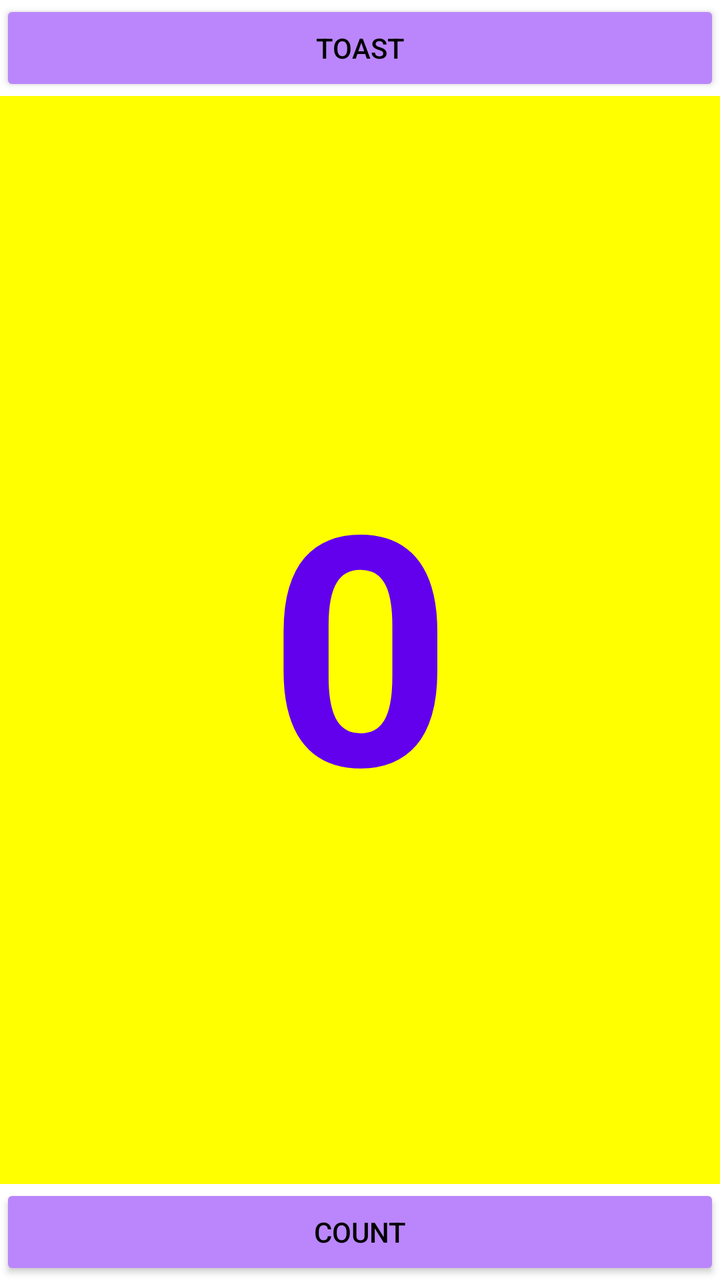
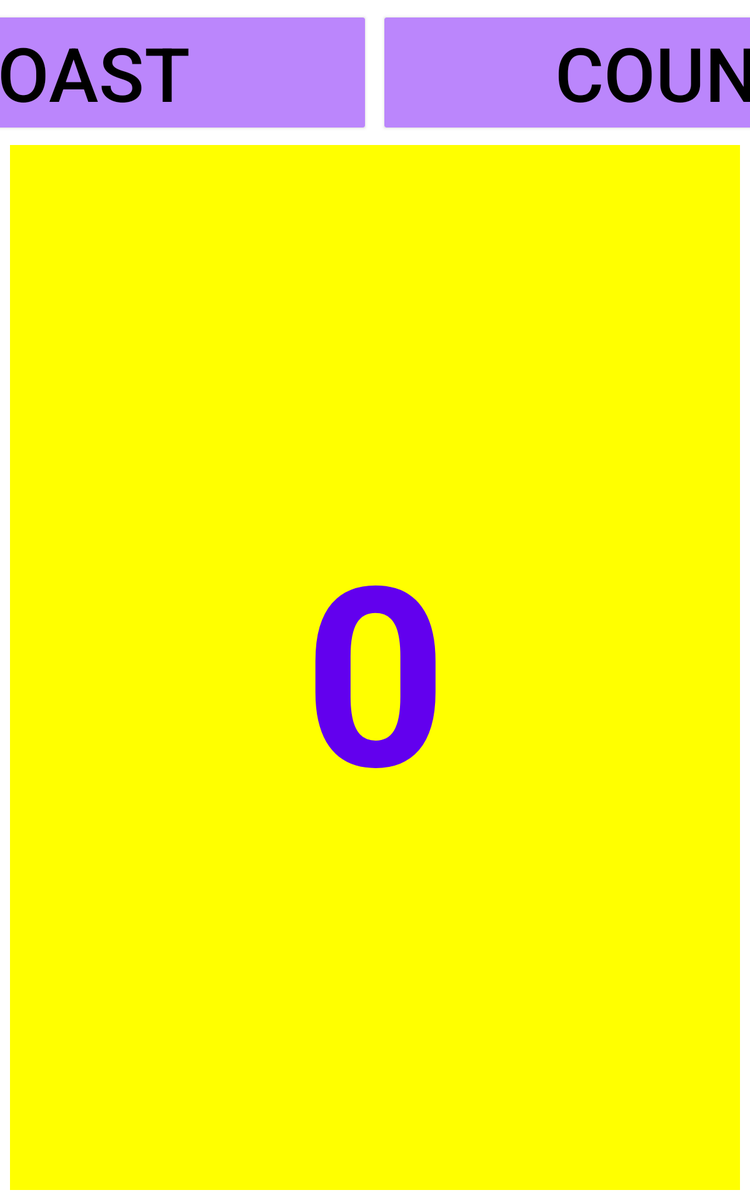

An Android layout and its configuration variant, each rendered on a device that would load it. The default file and the variant file are quoted in full after the pictures.
<!-- AndroidManifest.xml: application theme Theme.Hello_Toast_12B -->
<!-- res/layout/activity_main.xml -->
<?xml version="1.0" encoding="utf-8"?>
<androidx.constraintlayout.widget.ConstraintLayout xmlns:android="http://schemas.android.com/apk/res/android"
    xmlns:app="http://schemas.android.com/apk/res-auto"
    xmlns:tools="http://schemas.android.com/tools"
    android:layout_width="match_parent"
    android:layout_height="match_parent"
    tools:context=".MainActivity">

    <Button
        android:id="@+id/button_toast"
        android:layout_width="0dp"
        android:layout_height="wrap_content"
        android:backgroundTint="@color/purple_200"
        android:text="@string/button_label_toast"
        android:textColor="@android:color/black"
        app:layout_constraintEnd_toEndOf="parent"
        app:layout_constraintStart_toStartOf="parent"
        app:layout_constraintTop_toTopOf="parent"
        android:onClick="showToast"/>

    <Button
        android:id="@+id/button_count"
        android:layout_width="0dp"
        android:layout_height="wrap_content"
        android:backgroundTint="@color/purple_200"
        android:text="@string/button_label_count"
        android:textColor="@android:color/black"
        app:layout_constraintBottom_toBottomOf="parent"
        app:layout_constraintEnd_toEndOf="parent"
        app:layout_constraintStart_toStartOf="parent"
        android:onClick="countUp"/>

    <TextView
        android:id="@+id/show_count"
        android:layout_width="0dp"
        android:layout_height="0dp"
        android:gravity="center"
        android:background="#FFFF00"
        android:text="@string/count_initial_value"
        android:textColor="@color/purple_500"
        android:textSize="160sp"
        android:textStyle="bold"
        app:layout_constraintBottom_toTopOf="@+id/button_count"
        app:layout_constraintEnd_toEndOf="parent"
        app:layout_constraintStart_toStartOf="parent"
        app:layout_constraintTop_toBottomOf="@+id/button_toast" />

</androidx.constraintlayout.widget.ConstraintLayout>
<!-- resources referenced by this layout -->
<resources>
  <string name="button_label_count">Count</string>
  <string name="button_label_toast">Toast</string>
  <string name="count_initial_value">0</string>
  <style name="Theme.Hello_Toast_12B" parent="Theme.MaterialComponents.DayNight.DarkActionBar">
          
          <item name="colorPrimary">@color/purple_500</item>
          <item name="colorPrimaryVariant">@color/purple_700</item>
          <item name="colorOnPrimary">@color/white</item>
          
          <item name="colorSecondary">@color/teal_200</item>
          <item name="colorSecondaryVariant">@color/teal_700</item>
          <item name="colorOnSecondary">@color/black</item>
          
          <item name="android:statusBarColor" tools:targetApi="l">?attr/colorPrimaryVariant</item>
          
      </style>
</resources>
<!-- res/layout-sw600dp/activity_main.xml (the author's variant of the layout above) -->
<!-- drawn on a 7-inch tablet held upright -->
<?xml version="1.0" encoding="utf-8"?>
<androidx.constraintlayout.widget.ConstraintLayout xmlns:android="http://schemas.android.com/apk/res/android"
    xmlns:app="http://schemas.android.com/apk/res-auto"
    xmlns:tools="http://schemas.android.com/tools"
    android:layout_width="match_parent"
    android:layout_height="match_parent"
    tools:context=".MainActivity">

    <Button
        android:id="@+id/button_toast"
        android:layout_width="478dp"
        android:layout_height="wrap_content"
        android:layout_marginStart="8dp"
        android:layout_marginTop="8dp"
        android:backgroundTint="@color/purple_200"
        android:onClick="showToast"
        android:text="@string/button_label_toast"
        android:textColor="@android:color/black"
        android:textSize="60sp"
        app:layout_constraintEnd_toStartOf="@+id/button_count"
        app:layout_constraintHorizontal_bias="0.5"
        app:layout_constraintStart_toStartOf="parent"
        app:layout_constraintTop_toTopOf="parent" />

    <Button
        android:id="@+id/button_count"
        android:layout_width="479dp"
        android:layout_height="wrap_content"
        android:layout_marginStart="8dp"
        android:layout_marginEnd="8dp"
        android:backgroundTint="@color/purple_200"
        android:onClick="countUp"
        android:text="@string/button_label_count"
        android:textColor="@android:color/black"
        android:textSize="60sp"
        app:layout_constraintBaseline_toBaselineOf="@id/button_toast"
        app:layout_constraintEnd_toEndOf="parent"
        app:layout_constraintHorizontal_bias="0.5"
        app:layout_constraintStart_toEndOf="@id/button_toast" />

    <TextView
        android:id="@+id/show_count"
        android:layout_width="0dp"
        android:layout_height="0dp"
        android:layout_marginStart="8dp"
        android:layout_marginTop="8dp"
        android:layout_marginEnd="8dp"
        android:layout_marginBottom="8dp"
        android:background="#FFFF00"
        android:gravity="center"
        android:text="@string/count_initial_value"
        android:textColor="@color/purple_500"
        android:textSize="200sp"
        android:textStyle="bold"
        app:layout_constraintBottom_toBottomOf="parent"
        app:layout_constraintEnd_toEndOf="parent"
        app:layout_constraintStart_toStartOf="parent"
        app:layout_constraintTop_toBottomOf="@+id/button_toast" />

</androidx.constraintlayout.widget.ConstraintLayout>
